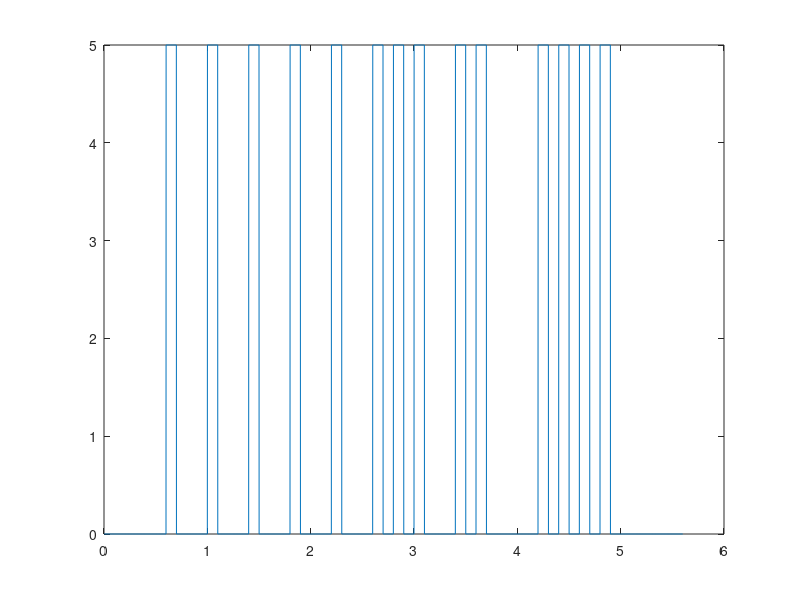

Write the MATLAB code that produced this figure.
function main_uni_polar_RZ()
x = [0 0 0 1 0 1 0 1 0 1 0 1 0 1 1 1 0 1 1 0 0 1 1 1 1 0 0 0];

Bit_rate = 5;
Samples_per_bit_time = 200;
Total_time = length(x)/Bit_rate;
Bit_time = 1/Bit_rate;
Tb = Bit_time;

t = Tb/Samples_per_bit_time:Tb/Samples_per_bit_time:Total_time;
pulse = zeros(1, (length(x)*Samples_per_bit_time));
i = 1;
for k = 1:Samples_per_bit_time:length(x)*Samples_per_bit_time
    if (x(i) == 1)
        pulse(k: k + (Samples_per_bit_time - 1)/2) = 5;
        pulse(k + (Samples_per_bit_time - 1)/2: k + Samples_per_bit_time - 1) = 0;
    end
    i = i + 1;
end
plot(t, pulse);
end
